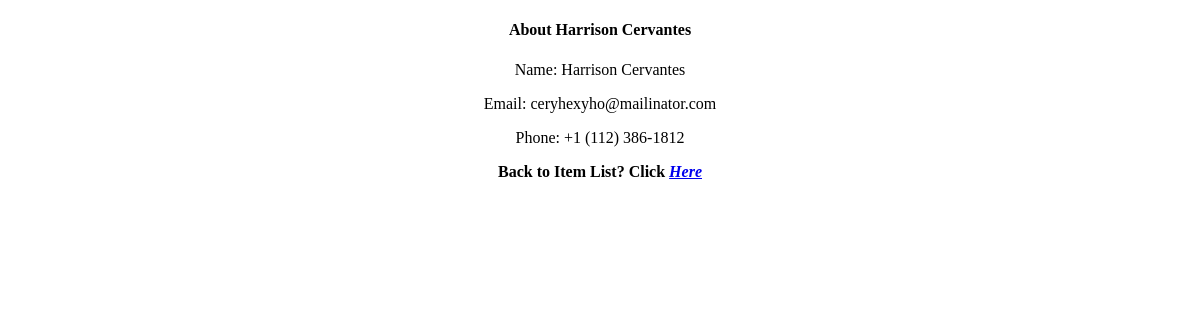
The app's page /about/3/details, older data.
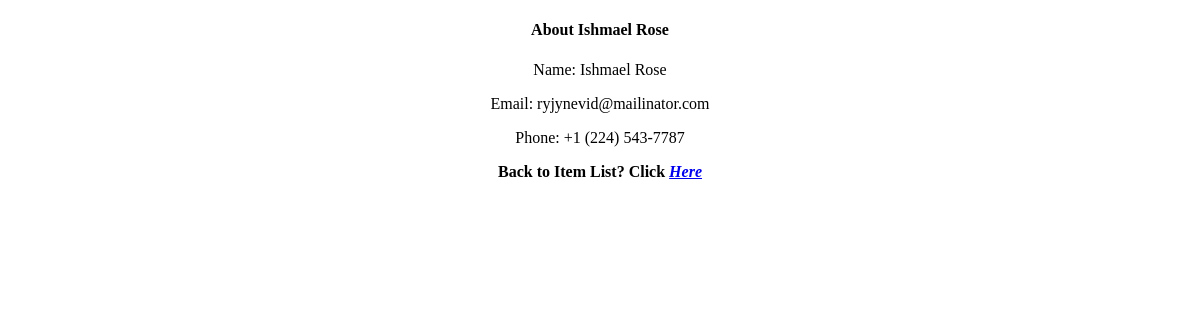
The same page, newer data.
### my_app/models.py (models this page shows, shortened)
class About(models.Model):
    name = models.CharField(max_length=255)
    phone = models.CharField(max_length=20, blank=True)
    email = models.EmailField(null=True)
    """ Stingify the fields name """

### my_app/views.py (the view)
# urls.py: path('about/<int:about_id>/details', views.read, name="about_details"), # view item details
def read(request, about_id):
    about = get_object_or_404(About, pk=about_id) # get the about by id
    context = { 'about': about }
    return render(request, 'my_app/about_details.html', context)

### templates/my_app/about_details.html (shortened to what this page needs)
<!DOCTYPE html>
<html lang="en">
<head>
</head>
<body style="text-align: center;">
    <h4>About {{ about.name }}</h4>
    <p>Name: {{ about.name }}</p>
    <p>Email: {{ about.email }}</p>
    <p>Phone: {{ about.phone }}</p>
    <p>
        <b>Back to Item List? Click
            <em><a href="{% url 'my_app:list_abouts' %}">Here</a></em>
        </b>
    </p>
</body>
</html>

Row changes from the older to the newer data that the page shows:
changed About: name "Harrison Cervantes" → "Ishmael Rose"; email "ceryhexyho@mailinator.com" → "ryjynevid@mailinator.com"; phone "+1 (112) 386-1812" → "+1 (224) 543-7787"
